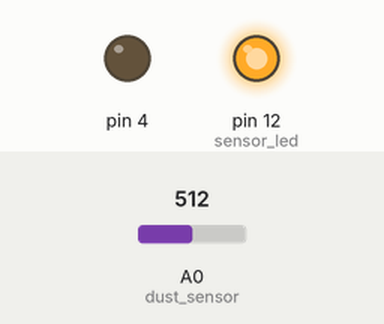
Recording of a sketch running on a simulated Arduino Uno, built with avr-gcc and run on an emulated ATmega328P. Parts: output pins drawn as LEDs (lit = HIGH). The inputs (shaded band) are chosen by the test bench; at power-on: A0 (dust_sensor) = 512. What the sketch prints to the serial monitor is not drawn.

Above: at 2.8 s.
2.9 s: A0 (dust_sensor) set to 316
5.6 s: A0 (dust_sensor) set to 284
Timing chart, 0 to 8.6 s (numbered marks = the images above; inputs shaded):
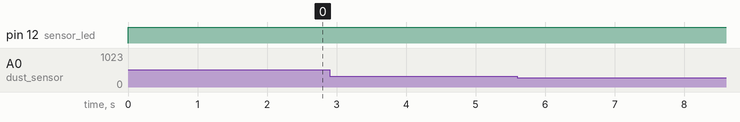

The sketch:

DustSensor.ino
```cpp
int dust_sensor = A0;     //미세먼지 핀 번호
float dust_value = 0;     // 센서에서 입력받은 미세먼지 값
float dust = 0; // ug/m^3값을 계산

int sensor_led = 12;      //센서 속 led
int sampling = 280;        // led 키고, 센서값 읽어들여 미세먼지 측정 샘플링 시간
int waiting = 40;
float stop_time = 9680;   // 센서 구동 정지 시간

void setup()
{
  Serial.begin(9600);
  pinMode(sensor_led, OUTPUT);
  pinMode (4, OUTPUT);
}

void loop()
{
  digitalWrite(sensor_led, LOW);
  delayMicroseconds(sampling);

  dust_value = analogRead(dust_sensor);
  delayMicroseconds(waiting);     //너무 많은 데이터 입력을 막기 위한 것

  digitalWrite(sensor_led, HIGH);
  delayMicroseconds(stop_time);

  dust = (0.17 * (dust_value * (5.0 / 1024)) - 0.1) * 1000;
  Serial.print("Dust Density [ug/m3] : ");
  Serial.print(dust);
  Serial.print("\t");

  if(dust <= 30)
  {
    Serial.println("good");
  }
  else if(30<dust && dust <= 80)
  {
    Serial.println("nomal");
  }
  else if(80<dust && dust <= 150)
  {
    Serial.println("Bad");
  }
  else
  {
    Serial.println("RUN!!!!!");
  }

  delay(2000);
}
```
